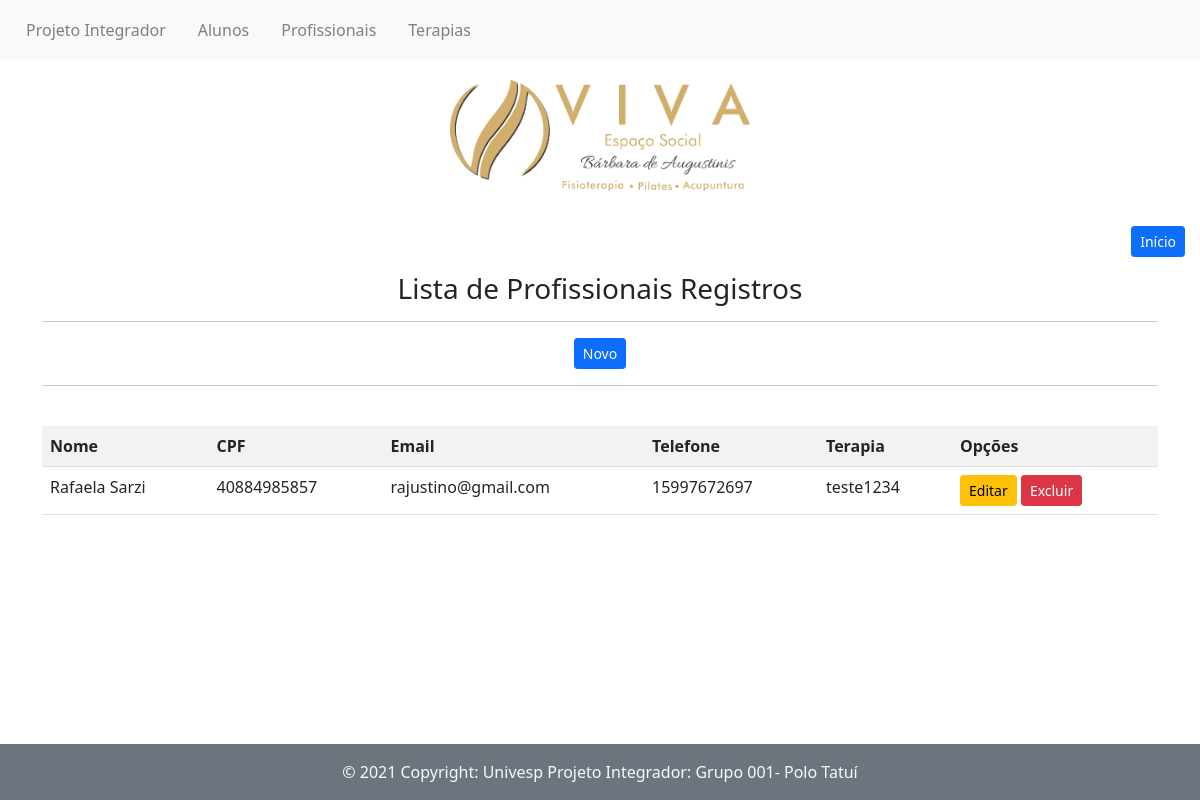
/listar/profissional/, run on the app's committed database.
### paginas/models.py (models this page shows, shortened)
class CadastroProfissional(models.Model):
    nome = models.CharField(max_length=155)
    cpf = models.IntegerField()
    email = models.EmailField(max_length=155)
    telefone = models.IntegerField()
    terapia = models.CharField(max_length=155)

### paginas/views.py (the view)
# urls.py: path('listar/profissional/', ProfissionalList.as_view(),
class ProfissionalList(ListView):
    template_name = 'paginas/listas/professores.html'
    model = CadastroProfissional

### paginas/templates/paginas/listas/professores.html
{% extends 'paginas/modelo.html' %}
{% load static %}
{% block conteudo %}
<div class="btn-inicio">
  <a href="{% url 'index'%}" class="btn btn-primary btn-sm">Início</a>
  </div>
<div class="container">
<h3>Lista de Profissionais Registros</h3>
<hr>
<a href="{% url 'cadastrar-professor'%}" class="btn btn-primary btn-sm">Novo</a>
<hr>
<br>
<div class="table-responsive">
  <table class="table table-striped">
    <tr>
      <th>Nome</th>
      <th>CPF</th>
      <th>Email</th>
      <th>Telefone</th>
      <th>Terapia</th>
      <th>Opções</th>
    </tr>
    {% for professores in object_list %}
    <tr>
      <td>{{professores.nome}}</td>
      <td>{{professores.cpf}}</td>
      <td>{{professores.email}}</td>
      <td>{{professores.telefone}}</td>
      <td>{{professores.terapia}}</td>
      <td>
        <a href="{% url 'editar-profissional' professores.pk %}" class="btn btn-warning btn-sm">Editar</a>
        <a href="{% url 'excluir-profissional' professores.pk %}" class="btn btn-danger btn-sm">Excluir</a>
      </td>
    </tr>
    {% empty %}
    <tr>
      <td colspan="6">Nenhum aluno registrado.</td>
    </tr>
    {% endfor %}
  </table>
</div>
</div>
{% endblock %}

### static/css/style.css (style rules this page uses)
* { margin: 0; padding: 0; }
html, body { height: 100%; }
.btn-inicio { text-align: right; margin: 15px; }
.container { text-align: -webkit-center; }

### data on the page
CadastroProfissional: nome "Rafaela Sarzi", cpf "40884985857", email "rajustino@gmail.com", telefone "15997672697", terapia "teste1234"
